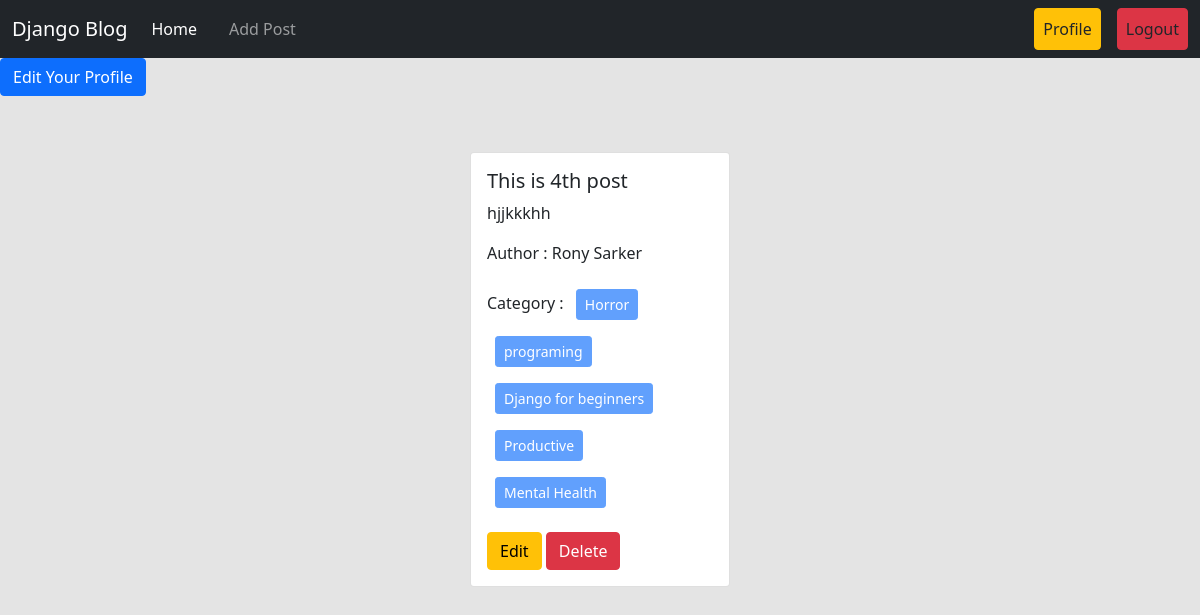
/author/profile/ (signed in), run on an earlier commit of the app's database.
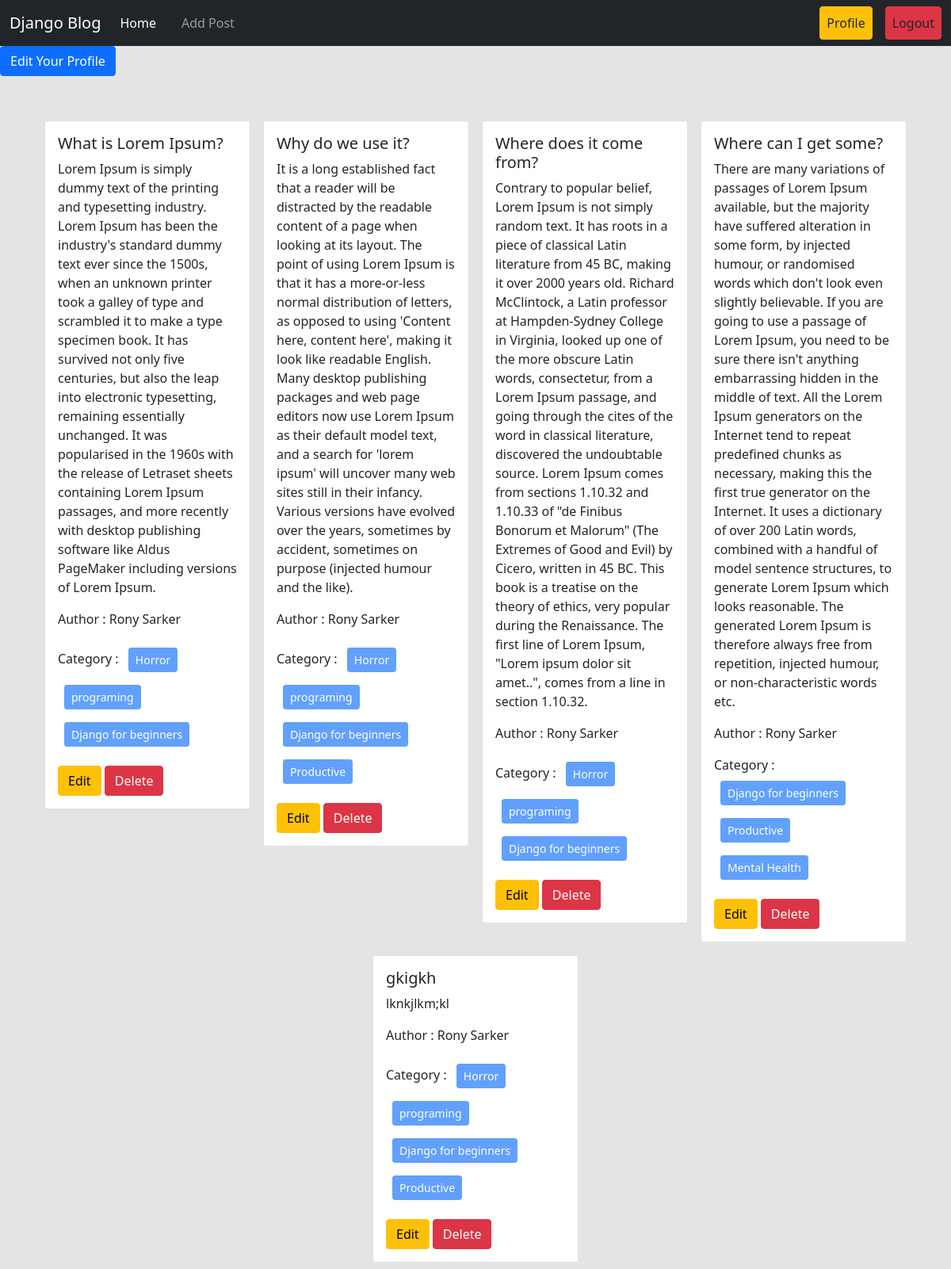
And on a later commit of the database.
### posts/models.py (models this page shows, shortened)
class Post(models.Model):
    title = models.CharField(max_length=50)
    content = models.TextField()
    category = models.ManyToManyField(Category)
    author = models.ForeignKey(User, on_delete=models.CASCADE)
    image = models.ImageField(upload_to='posts/media/uploads/', blank = True,null = True)

### categories/models.py (models this page shows, shortened)
class Category(models.Model):
    name = models.CharField(max_length=100)
    slug = models.SlugField(max_length=100, unique=True, null=True, blank=True)

### author/views.py (the view)
# urls.py: path('profile/',views.profile, name ='profile'),
@login_required
def profile(request):
    data = Post.objects.filter(author = request.user)
    return render(request,'profile.html', {'data': data})

### author/templates/profile.html
{% extends 'base.html'%}
{% load crispy_forms_tags %}
{% block content %}
<div>
    <a class="btn btn-primary" href="{% url 'edit_profile' %}">Edit Your Profile</a>
</div>
<div class="d-flex flex-wrap justify-content-center px-5 pt-5">
    {% for post in data %}
    <div class="col-sm-3">
      <div class="card m-2">
        <div class="card-body">
          <h5 class="card-title">{{post.title}}</h5>
          <p class="card-text">{{post.content}}</p>
          <p>Author : {{post.author.first_name}} {{post.author.last_name}}</p>
          <p>Category :
            {% for cat in post.category.all %}
            <button class = "btn btn-primary btn-sm m-2" disabled>{{cat.name}}</button>
            {% endfor %}
          </p>
          <a href="{% url 'edit_post' post.id %}" class="btn btn-warning">Edit</a>
          <a href="{% url 'delete_post' post.id %}" class="btn btn-danger">Delete</a>
        </div>
      </div>
    </div>
    {% endfor %}
  </div>
{% endblock %}

### templates/base.html (shortened to what this page needs)
<!doctype html>
<html lang="en">
  <head>
    <link href="https://cdn.jsdelivr.net/npm/bootstrap@5.0.2/dist/css/bootstrap.min.css" rel="stylesheet">
  </head>
  <body style = "background-color : #e4e4e4">
    <nav class="navbar navbar-expand-lg navbar-dark bg-dark">
        <div class="container-fluid">
          <a class="navbar-brand" href="#">Django Blog</a>
          <div class="collapse navbar-collapse" id="navbarSupportedContent">
            <ul class="navbar-nav me-auto mb-2 mb-lg-0">
              <li class="nav-item">
                <a class="nav-link active" aria-current="page" href="{% url 'homepage' %}">Home</a>
              </li>
              {% if request.user.is_authenticated %}
              <li class="nav-item mx-3">
                <a class="nav-link" href="{% url 'add_post' %}">Add Post</a>
              </li>
              {% endif %}
            </ul>
            <div class="d-flex">
              <ul class="navbar-nav me-auto mb-2 mb-lg-0">
                {% if request.user.is_authenticated %}
              <li class="nav-item mx-3">
                <a class="nav-link btn btn-warning text-dark" href="{% url 'profile' %}">Profile</a>
              </li>
              <li class="nav-item">
                <a class="nav-link btn btn-danger text-dark" href="{% url 'user_logout' %}">Logout</a>
              </li>
              {% endif %}
            </ul>
            </div>
          </div>
        </div>
      </nav>
{% block content %}
  {% endblock %}
  </body>
</html>

What changed in the data, as far as the page shows it:
removed Post: title "This is 4th post", content "hjjkkkhh", author.first_name "Rony", author.last_name "Sarker", Category (name "Horror"), Category (name "programing"), Category (name "Django for beginners"), Category (name "Productive"), Category (name "Mental Health")
now on this page (row edited): Post: title "What is Lorem Ipsum?", content "Lorem Ipsum is simply dummy text of the printing and typesetting industry. Lorem Ipsum has been the industry's standard dummy text ever since the 1500s, when an unknown printer took a galley of type and scrambled it to make a type specimen book. It has survived not only five centuries, but also the leap into electronic typesetting, remaining essentially unchanged. It was popularised in the 1960s with the release of Letraset sheets containing Lorem Ipsum passages, and more recently with desktop publishing software like Aldus PageMaker including versions of Lorem Ipsum.", author.first_name "Rony", author.last_name "Sarker", Category (name "Horror"), Category (name "programing"), Category (name "Django for beginners")
now on this page (row edited): Post: title "Why do we use it?", content "It is a long established fact that a reader will be distracted by the readable content of a page when looking at its layout. The point of using Lorem Ipsum is that it has a more-or-less normal distribution of letters, as opposed to using 'Content here, content here', making it look like readable English. Many desktop publishing packages and web page editors now use Lorem Ipsum as their default model text, and a search for 'lorem ipsum' will uncover many web sites still in their infancy. Various versions have evolved over the years, sometimes by accident, sometimes on purpose (injected humour and the like).", author.first_name "Rony", author.last_name "Sarker", Category (name "Horror"), Category (name "programing"), Category (name "Django for beginners"), Category (name "Productive")
added Post: title "Where does it come from?", content "Contrary to popular belief, Lorem Ipsum is not simply random text. It has roots in a piece of classical Latin literature from 45 BC, making it over 2000 years old. Richard McClintock, a Latin professor at Hampden-Sydney College in Virginia, looked up one of the more obscure Latin words, consectetur, from a Lorem Ipsum passage, and going through the cites of the word in classical literature, discovered the undoubtable source. Lorem Ipsum comes from sections 1.10.32 and 1.10.33 of \"de Finibus Bonorum et Malorum\" (The Extremes of Good and Evil) by Cicero, written in 45 BC. This book is a treatise on the theory of ethics, very popular during the Renaissance. The first line of Lorem Ipsum,…", author.first_name "Rony", author.last_name "Sarker", Category (name "Horror"), Category (name "programing"), Category (name "Django for beginners")
added Post: title "Where can I get some?", content "There are many variations of passages of Lorem Ipsum available, but the majority have suffered alteration in some form, by injected humour, or randomised words which don't look even slightly believable. If you are going to use a passage of Lorem Ipsum, you need to be sure there isn't anything embarrassing hidden in the middle of text. All the Lorem Ipsum generators on the Internet tend to repeat predefined chunks as necessary, making this the first true generator on the Internet. It uses a dictionary of over 200 Latin words, combined with a handful of model sentence structures, to generate Lorem Ipsum which looks reasonable. The generated Lorem Ipsum is therefore always free from…", author.first_name "Rony", author.last_name "Sarker", Category (name "Django for beginners"), Category (name "Productive"), Category (name "Mental Health")
added Post: title "gkigkh", content "lknkjlkm;kl", author.first_name "Rony", author.last_name "Sarker", Category (name "Horror"), Category (name "programing"), Category (name "Django for beginners"), Category (name "Productive")
